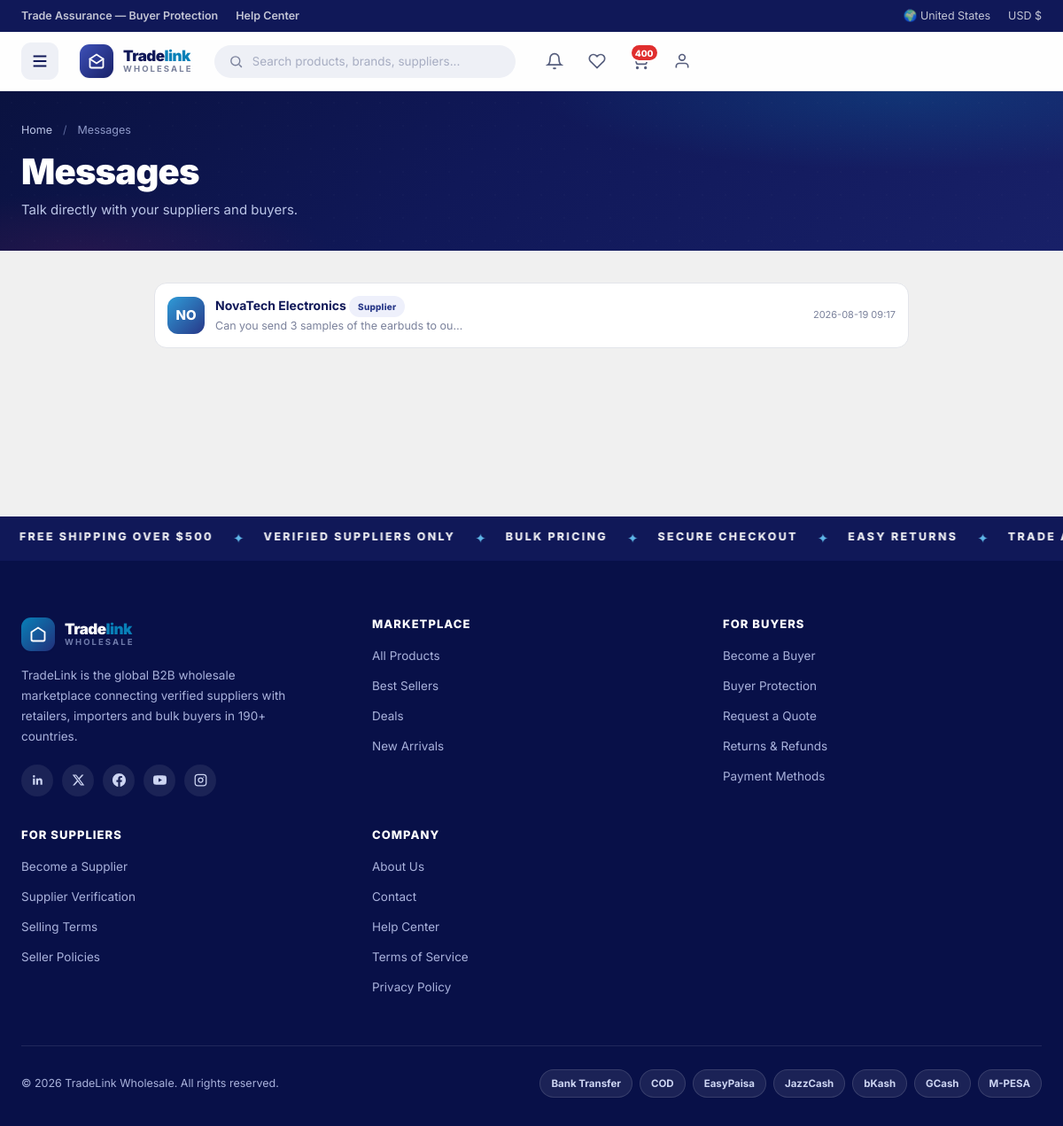
The app's page /messages (signed in) with its own data.
### tables this page shows
CREATE TABLE users (
    id INTEGER PRIMARY KEY AUTOINCREMENT,
    email TEXT UNIQUE NOT NULL,
    password_hash TEXT NOT NULL,
    salt TEXT NOT NULL,
    name TEXT NOT NULL,
    company TEXT,
    role TEXT NOT NULL DEFAULT 'customer',   -- customer | supplier | admin
    country TEXT DEFAULT 'United States',
    phone TEXT,
    is_verified INTEGER DEFAULT 0,
    created_at TEXT DEFAULT (datetime('now'))
);

CREATE TABLE messages (
    id INTEGER PRIMARY KEY AUTOINCREMENT,
    sender_id INTEGER NOT NULL REFERENCES users(id),
    receiver_id INTEGER NOT NULL REFERENCES users(id),
    product_id INTEGER REFERENCES products(id),
    order_id INTEGER REFERENCES orders(id),
    quote_id INTEGER REFERENCES quotes(id),
    body TEXT NOT NULL,
    is_read INTEGER DEFAULT 0,
    created_at TEXT DEFAULT (datetime('now'))
);

### app.py (the view, shortened to what this page needs)
@app.route("/messages", methods=["GET", "POST"])
@login_required
def messages():
    convos = g.db.execute(
        """SELECT m.*, u.name AS other_name, u.role AS other_role
           FROM messages m JOIN users u ON u.id = CASE WHEN m.sender_id=? THEN m.receiver_id ELSE m.sender_id END
           WHERE m.sender_id=? OR m.receiver_id=?
           ORDER BY m.id DESC""", (g.user["id"], g.user["id"], g.user["id"])).fetchall()
    seen = {}
    for m in convos:
        key = m["other_name"]
        if key not in seen:
            seen[key] = m
    return render_template("messages.html", convos=list(seen.values()))

### app.py (called while the page is built)
@app.before_request
def before():
    g.db = get_db()
    g.user = None
    if session.get("uid"):
        g.user = g.db.execute("SELECT * FROM users WHERE id=?", (session["uid"],)).fetchone()
        if g.user is None:
            session.clear()
    g.cart_count = 0
    g.notif_count = 0
    if g.user:
        g.cart_count = g.db.execute("SELECT COALESCE(SUM(qty),0) c FROM carts WHERE user_id=?", (g.user["id"],)).fetchone()["c"]
        g.notif_count = g.db.execute("SELECT COUNT(*) c FROM notifications WHERE user_id=? AND is_read=0", (g.user["id"],)).fetchone()["c"]

def login_required(f):
    @wraps(f)
    def w(*a, **k):
        if not g.user:
            flash("Please sign in to continue.", "info")
            return redirect(url_for("login", next=request.path))
        return f(*a, **k)
    return w

def tier_price(product, qty):
    row = g.db.execute(
        "SELECT price FROM product_tiers WHERE product_id=? AND min_qty<=? ORDER BY min_qty DESC LIMIT 1",
        (product["id"], qty)).fetchone()
    return row["price"] if row else product["price"]

def cart_lines():
    rows = g.db.execute(
        """SELECT c.qty, p.*, s.company_name AS supplier, s.verification_status,
                  s.rating_avg AS supplier_rating
           FROM carts c
           JOIN products p ON p.id=c.product_id
           JOIN suppliers s ON s.id=p.supplier_id
           WHERE c.user_id=? ORDER BY s.company_name, p.name""", (g.user["id"],)).fetchall()
    lines = []
    subtotal = savings = 0
    for r in rows:
        unit = tier_price(r, r["qty"])
        base = r["price"]
        lines.append({**r, "unit": unit, "line_total": round(unit * r["qty"], 2),
                      "saving": round((base - unit) * r["qty"], 2), "pct": round((1 - unit / base) * 100) if base else 0})
        subtotal += unit * r["qty"]
        savings += (base - unit) * r["qty"]
    return lines, round(subtotal, 2), round(savings, 2)

def _cart_drawer_data():
    if not g.user or g.user["role"] != "customer":
        return None
    try:
        lines, subtotal, savings = cart_lines()
    except Exception:
        return None
    return {
        "items": lines,
        "count": sum(l["qty"] for l in lines),
        "subtotal": subtotal,
        "savings": savings,
        "total": round(subtotal - savings, 2),
    }

### db.py (called while the page is built)
def get_db():
    conn = sqlite3.connect(DB_PATH)
    conn.row_factory = sqlite3.Row
    conn.execute("PRAGMA foreign_keys = ON")
    return conn

### templates/messages.html (shortened to what this page needs)
{% extends "base.html" %}
{% block content %}
<div class="page-band page-band--slim">
  <div class="container">
    <nav class="breadcrumb">
      <a href="{{ url_for('home') }}">Home</a><span class="sep">/</span><span>Messages</span>
    </nav>
    <h1>Messages</h1>
    <p>Talk directly with your suppliers and buyers.</p>
  </div>
</div>
<div class="container" style="padding-top:36px;max-width:900px">
  {% if convos %}
  <div class="convo-list">
    {% for c in convos %}
    <div class="convo" style="cursor:pointer" onclick="document.getElementById('reply-{{ loop.index }}').style.display='block'">
      <div class="convo__avatar">{{ c.other_name[:2]|upper }}</div>
      <div style="flex:1;min-width:0">
        <div class="convo__name">{{ c.other_name }} <span class="badge badge-soft" style="font-size:10px">{{ c.other_role|title }}</span></div>
        <div class="convo__preview">{{ c.body }}</div>
      </div>
      <div class="convo__time">{{ c.created_at[:16] }}</div>
    </div>
    {% endfor %}
  </div>
  {% endif %}
</div>
{% endblock %}

### templates/base.html (shortened to what this page needs)
<!DOCTYPE html>
<html lang="en">
<head>
<link rel="stylesheet" href="{{ url_for('static', filename='app.css') }}">
</head>
<body>
<div class="topbar">
  <div class="container">
    <div class="topbar__left">
      <a class="topbar__link" href="{{ url_for('products') }}">Trade Assurance — Buyer Protection</a>
      <a class="topbar__link" href="#">Help Center</a>
    </div>
    <div style="display:flex;gap:20px;align-items:center;margin-left:auto">
      <span>🌍 {{ g.user.country if g.user else 'International' }}</span>
      <span>USD $</span>
    </div>
  </div>
</div>
<header class="navbar">
  <div class="container navbar__inner">
    <button class="hamburger" onclick="document.getElementById('drawer').classList.add('open')" aria-label="Open menu">
      <svg viewBox="0 0 24 24" fill="none" stroke="currentColor" stroke-width="2"><path d="M4 6h16M4 12h16M4 18h16"/></svg>
    </button>
    <a href="{{ url_for('home') }}" class="logo">
      <span class="logo__mark"><svg viewBox="0 0 24 24" fill="none" stroke="currentColor" stroke-width="2.2" stroke-linecap="round"><path d="M3 9l9-6 9 6v10a2 2 0 01-2 2H5a2 2 0 01-2-2V9z"/><path d="M3 9l9 6 9-6"/></svg></span>
      <span class="logo__text"><span class="logo__name">Trade<em>link</em></span><span class="logo__tag">Wholesale</span></span>
    </a>
    <div class="navbar__search" id="searchWrap">
      <div class="search-box">
        <svg viewBox="0 0 24 24" fill="none" stroke="currentColor" stroke-width="2"><circle cx="11" cy="11" r="7"/><path d="M21 21l-4.3-4.3"/></svg>
        <input type="search" id="searchInput" placeholder="Search products, brands, suppliers..." autocomplete="off">
      </div>
    </div>
    <div class="navbar__actions">
      <a class="icon-btn" href="{{ url_for('notifications') }}" aria-label="Notifications">
        <svg viewBox="0 0 24 24" fill="none" stroke="currentColor" stroke-width="2"><path d="M18 8A6 6 0 006 8c0 7-3 9-3 9h18s-3-2-3-9"/><path d="M13.73 21a2 2 0 01-3.46 0"/></svg>
      </a>
      <a class="icon-btn" href="{{ url_for('wishlist') if g.user else url_for('login') }}" aria-label="Wishlist">
        <svg viewBox="0 0 24 24" fill="none" stroke="currentColor" stroke-width="2"><path d="M20.84 4.61a5.5 5.5 0 00-7.78 0L12 5.67l-1.06-1.06a5.5 5.5 0 00-7.78 7.78l1.06 1.06L12 21.23l7.78-7.78 1.06-1.06a5.5 5.5 0 000-7.78z"/></svg>
      </a>
      <a class="icon-btn" href="{{ url_for('cart') if g.user else url_for('login') }}" id="cartIconBtn" data-cart-open aria-label="Cart" aria-haspopup="dialog">
        <svg viewBox="0 0 24 24" fill="none" stroke="currentColor" stroke-width="2"><circle cx="9" cy="21" r="1"/><circle cx="20" cy="21" r="1"/><path d="M1 1h4l2.68 13.39a2 2 0 002 1.61h9.72a2 2 0 002-1.61L23 6H6"/></svg>
        {% if g.cart_count %}<span class="icon-btn__count" id="cartCount">{{ g.cart_count }}</span>{% endif %}
      </a>
      {% if g.user %}
      <a class="icon-btn" href="{{ url_for('dashboard') if g.user.role == 'customer' else url_for('supplier_dashboard') if g.user.role == 'supplier' else url_for('admin_panel') }}" aria-label="Account">
        <svg viewBox="0 0 24 24" fill="none" stroke="currentColor" stroke-width="2"><path d="M20 21v-2a4 4 0 00-4-4H8a4 4 0 00-4 4v2"/><circle cx="12" cy="7" r="4"/></svg>
      </a>
      {% else %}
      <a class="btn btn-primary btn-sm" href="{{ url_for('login') }}">Sign In</a>
      {% endif %}
    </div>
  </div>
</header>
<main>
{% block content %}{% endblock %}
</main>
<div class="marquee" aria-hidden="true">
  <div class="marquee__track">
    <span>Free Shipping over $500</span><i>✦</i><span>Verified Suppliers Only</span><i>✦</i><span>Bulk Pricing</span><i>✦</i><span>Secure Checkout</span><i>✦</i><span>Easy Returns</span><i>✦</i><span>Trade Assurance</span>
  </div>
</div>
<footer class="footer">
  <div class="container">
    <div class="footer__grid">
      <div>
        <a href="{{ url_for('home') }}" class="logo">
          <span class="logo__mark"><svg viewBox="0 0 24 24" fill="none" stroke="currentColor" stroke-width="2.2" stroke-linecap="round"><path d="M3 9l9-6 9 6v10a2 2 0 01-2 2H5a2 2 0 01-2-2V9z"/></svg></span>
          <span class="logo__text"><span class="logo__name" style="color:#fff">Trade<em>link</em></span><span class="logo__tag">Wholesale</span></span>
        </a>
        <p class="footer__desc">TradeLink is the global B2B wholesale marketplace connecting verified suppliers with retailers, importers and bulk buyers in 190+ countries.</p>
        <div class="footer__social">
          <a href="#" aria-label="LinkedIn"><svg viewBox="0 0 24 24" fill="currentColor"><path d="M20.45 20.45h-3.55v-5.57c0-1.33-.03-3.04-1.85-3.04-1.86 0-2.14 1.45-2.14 2.94v5.67H9.36V9h3.41v1.56h.05c.47-.9 1.63-1.85 3.36-1.85 3.6 0 4.27 2.37 4.27 5.45v6.29zM5.34 7.43a2.06 2.06 0 110-4.12 2.06 2.06 0 010 4.12zM7.12 20.45H3.55V9h3.57v11.45z"/></svg></a>
          <a href="#" aria-label="X"><svg viewBox="0 0 24 24" fill="currentColor"><path d="M18.24 2.25h3.31l-7.23 8.26 8.5 11.24h-6.66l-5.21-6.82-5.97 6.82H1.67l7.73-8.84L1.25 2.25h6.83l4.71 6.23 5.45-6.23zm-1.16 17.52h1.83L7.08 4.13H5.12l11.96 15.64z"/></svg></a>
          <a href="#" aria-label="Facebook"><svg viewBox="0 0 24 24" fill="currentColor"><path d="M24 12.07C24 5.4 18.63 0 12 0S0 5.4 0 12.07C0 18.1 4.39 23.09 10.13 24v-8.44H7.08v-3.49h3.05V9.41c0-3.02 1.79-4.7 4.53-4.7 1.31 0 2.68.24 2.68.24v2.97h-1.51c-1.49 0-1.95.93-1.95 1.89v2.26h3.32l-.53 3.49h-2.79V24C19.61 23.09 24 18.1 24 12.07z"/></svg></a>
          <a href="#" aria-label="YouTube"></a>
          <a href="#" aria-label="Instagram"><svg viewBox="0 0 24 24" fill="none" stroke="currentColor" stroke-width="2"><rect x="2" y="2" width="20" height="20" rx="5"/><circle cx="12" cy="12" r="4"/><circle cx="17.5" cy="6.5" r="1" fill="currentColor" stroke="none"/></svg></a>
        </div>
      </div>
      <div class="footer__col">
        <h4>Marketplace</h4>
        <ul>
          <li><a href="{{ url_for('products') }}">All Products</a></li>
          <li><a href="{{ url_for('products', sort='popular') }}">Best Sellers</a></li>
          <li><a href="{{ url_for('products', sort='discount') }}">Deals</a></li>
          <li><a href="{{ url_for('products', sort='newest') }}">New Arrivals</a></li>
        </ul>
      </div>
      <div class="footer__col">
        <h4>For Buyers</h4>
        <ul>
          <li><a href="{{ url_for('register') }}">Become a Buyer</a></li>
          <li><a href="{{ url_for('refunds') }}">Buyer Protection</a></li>
          <li><a href="{{ url_for('quotes') if g.user else url_for('register') }}">Request a Quote</a></li>
          <li><a href="{{ url_for('refunds') }}">Returns &amp; Refunds</a></li>
          <li><a href="{{ url_for('contact') }}">Payment Methods</a></li>
        </ul>
      </div>
      <div class="footer__col">
        <h4>For Suppliers</h4>
        <ul>
          <li><a href="{{ url_for('register', role='supplier') }}">Become a Supplier</a></li>
          <li><a href="{{ url_for('about') }}">Supplier Verification</a></li>
          <li><a href="{{ url_for('terms') }}">Selling Terms</a></li>
          <li><a href="{{ url_for('privacy') }}">Seller Policies</a></li>
        </ul>
      </div>
      <div class="footer__col">
        <h4>Company</h4>
        <ul>
          <li><a href="{{ url_for('about') }}">About Us</a></li>
          <li><a href="{{ url_for('contact') }}">Contact</a></li>
          <li><a href="{{ url_for('contact') }}">Help Center</a></li>
          <li><a href="{{ url_for('terms') }}">Terms of Service</a></li>
          <li><a href="{{ url_for('privacy') }}">Privacy Policy</a></li>
        </ul>
      </div>
    </div>
    <div class="footer__bottom">
      <span>© 2026 TradeLink Wholesale. All rights reserved.</span>
      <div style="display:flex;gap:8px;align-items:center;flex-wrap:wrap">
        <span class="pay-badge">Bank Transfer</span><span class="pay-badge">COD</span>
        <span class="pay-badge">EasyPaisa</span><span class="pay-badge">JazzCash</span>
        <span class="pay-badge">bKash</span><span class="pay-badge">GCash</span><span class="pay-badge">M-PESA</span>
      </div>
    </div>
  </div>
</footer>
</body>
</html>

### records on screen
users: user "United States"
messages: name "NO", other_name "NovaTech Electronics", other_role "Supplier", body "Can you send 3 samples of the earbuds to ou…", created_at "2026-08-19 09:17"

### other values on screen
{{ g.cart_count }} "400"
